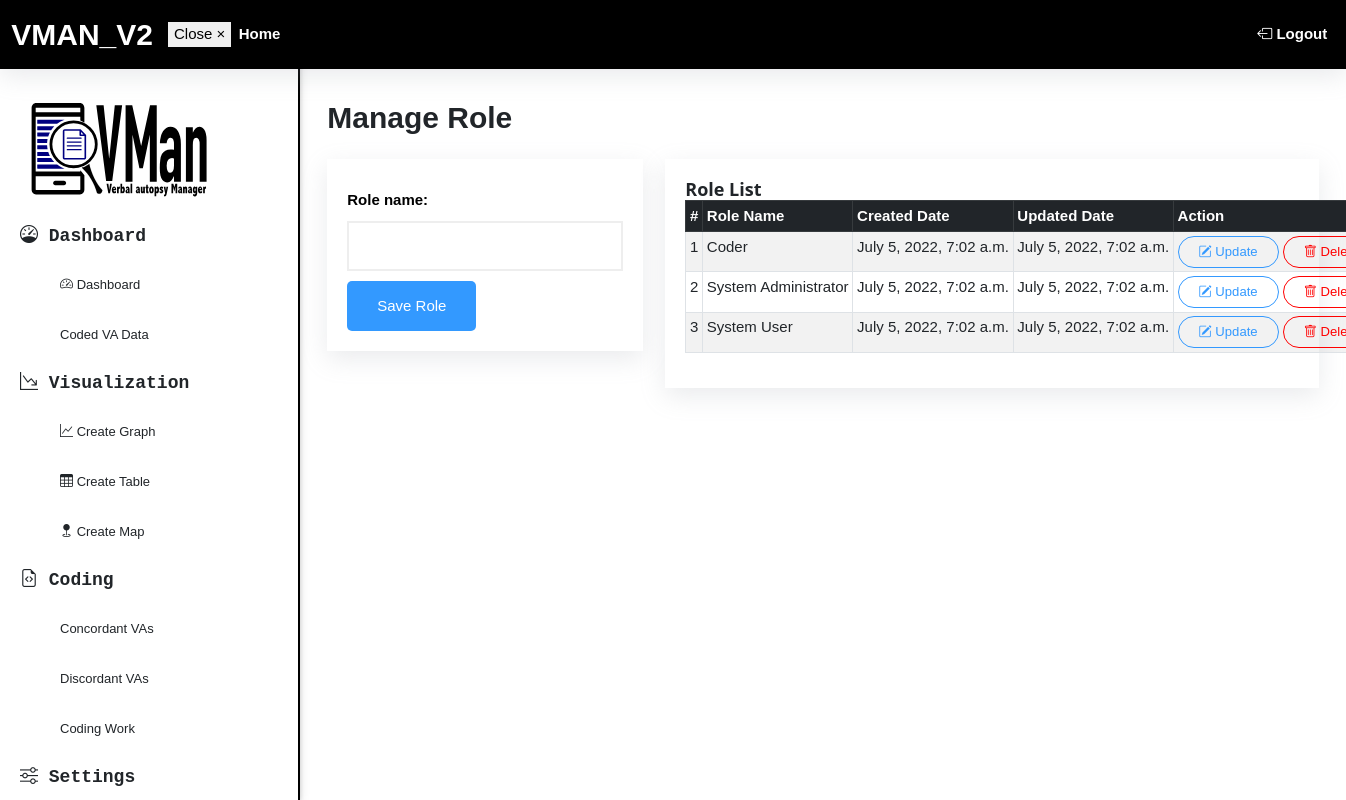
The app's page /user-role/ (signed in), older data.
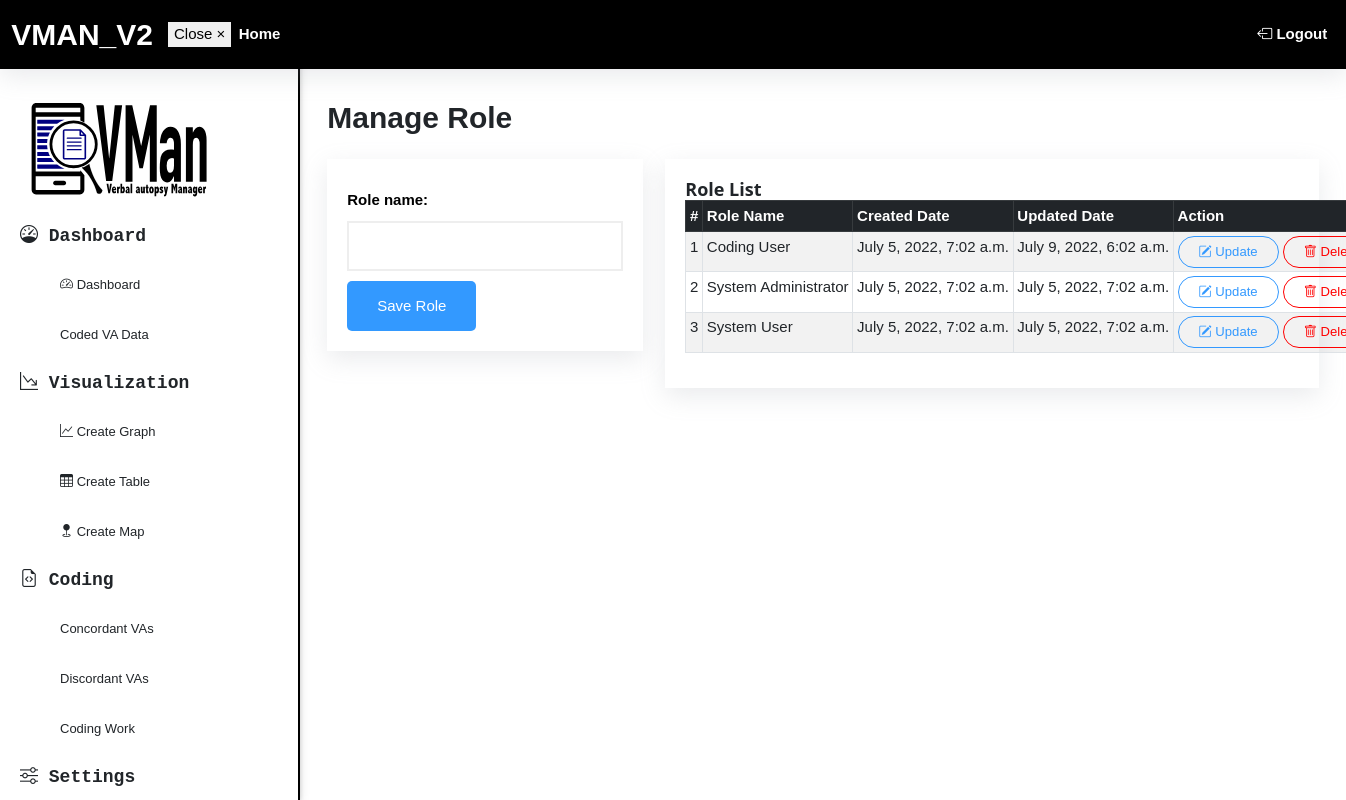
The same page, newer data.
### dashboard/models.py (models this page shows, shortened)
class UserRole(models.Model):
    id = models.UUIDField(primary_key=True, default=uuid.uuid4, editable=False)
    role_name = models.CharField(max_length = 200)
    created_at = models.DateTimeField(auto_now_add = True)
    updated_at = models.DateTimeField(auto_now = True)
    class Meta:
        verbose_name_plural = 'Role List'

### dashboard/views.py (the view)
# urls.py: path('user-role/', views.manageRole, name = 'manageRole'),
@cache_control(no_cache=True, must_revalidate=True, no_store=True)
@login_required
def manageRole(request):
    if request.method == "POST" and "save_role" in request.POST:
        form = UserRoleForm(request.POST or None)
        if form.is_valid():
            form.save()
            messages.success(request, f"Role saved successfully")
            return redirect('dashboard:manageRole')
    get_role = UserRole.objects.all().order_by('role_name')
    form = UserRoleForm()
    template_name = 'dashboard/addRole.html'
    context = {
        'form': form,
        'get_role': get_role
    }
    return render(request, template_name, context)

### dashboard/forms.py
class UserRoleForm(forms.ModelForm):
    class Meta:
        model = UserRole
        fields = '__all__'
        exclude = ['created_at', 'updated_at']

### templates/dashboard/addRole.html (shortened to what this page needs)
{% extends '../base.html' %}
{% block content %}
  <div class="user_role">
    <div class="container-fluid">
      <div class="row mb-4">
        <div class="col-md-12">
          <div class="title_section">
            <h1>Manage Role</h1>
          </div>
        </div>
      </div>
      <div class="row">
        <div class="col-md-4">
          <div class="form_content">
            <form class="" action="" method="post">
              {{ form }}
              {% if get_role_to_update %}
                <button type="submit" class="btn" name="update_role">Update Role</button>
              {% else %}
                <button type="submit" class="btn" name="save_role">Save Role</button>
              {% endif %}
            </form>
          </div>
        </div>
        <div class="col-md-8">
          <div class="list_content">
            <h1>Role List</h1>
            <table class="table table-sm table-striped table-bordered">
              <thead class="table-dark">
                <th>#</th>
                <th>Role Name</th>
                <th>Created Date</th>
                <th>Updated Date</th>
                <th>Action</th>
              </thead>
              <tbody>
                {% if get_role %}
                  {% for role in get_role %}
                    <tr>
                      <td>{{ forloop.counter }}</td>
                      <td>{{ role.role_name }}</td>
                      <td>{{ role.created_at }}</td>
                      <td>{{ role.updated_at }}</td>
                      <td>
                        <a href="{% url 'dashboard:updateRole' role.id %}" class="btn btn-sm update"><i class="bi bi-pencil-square"></i> Update</a>
                        <a href="#" class="btn btn-sm delete"><i class="bi bi-trash"></i> Delete</a>
                      </td>
                    </tr>
                  {% endfor %}
                {% else %}
                <tr>
                  <td colspan="3" style="text-align: center">No role added yet.</td>
                </tr>
                {% endif %}
              </tbody>
            </table>
          </div>
        </div>
      </div>
    </div>
  </div>
{% endblock %}

### templates/base.html (shortened to what this page needs)
<!doctype html>
<html lang="en">
  <head>
    {% load static %}
    <link rel="stylesheet" href="{% static 'css/bcss.css' %}">
    <link rel="stylesheet" href="{% static 'css/customcss.css' %}">
    <link rel="stylesheet" href="{% static 'css/customcss_.css' %}">
    <link rel="stylesheet" href="https://cdn.jsdelivr.net/npm/bootstrap-icons@1.8.3/font/bootstrap-icons.css">
  </head>
  <body class="dashboard_base">
    {% include './components/header.html' %}
    {% url 'dashboard:dashboardPage' as manage_dashboard %}
    {% url 'dashboard:manageRole' as manage_role %}
    {% url 'dashboard:manageICD10Category' as manage_ic10_cat %}
    {% url 'dashboard:manageICD10' as manage_ic10 %}
    {% url 'dashboard:manageOrganization' as manage_org %}
    {% url 'authentication:addNewUser' as manage_user %}
    {% url 'dashboard:manageCSMFDataset' as manage_csmf_dataset %}
    {% url 'dashboard:manageAuthorization' as manage_authorization %}
    <div class="w3-sidebar w3-bar-block w3-collapse w3-card" id="mySidebar">
      <img src="{% static 'images/logo.svg' %}" alt="logo" class="mb-4" width="200px">
      <p><i class="bi bi-speedometer"></i> Dashboard</p>
      <ul>
        <li><a href="{% url 'dashboard:dashboardPage' %}" class="{% if request.path == manage_dashboard %}active{% endif %}"><i class="bi bi-speedometer2"></i> Dashboard</a></li>
        <li><a href="#">Coded VA Data</a></li>
      </ul>
      <p><i class="bi bi-graph-down-arrow"></i> Visualization</p>
      <ul>
        <li><a href="#"><i class="bi bi-graph-up"></i> Create Graph</a></li>
        <li><a href="#"><i class="bi bi-table"></i> Create Table</a></li>
        <li><a href="#"><i class="bi bi-geo-fill"></i> Create Map</a></li>
      </ul>
      <p><i class="bi bi-file-earmark-code"></i> Coding</p>
      <ul>
        <li><a href="#">Concordant VAs</a></li>
        <li><a href="#">Discordant VAs</a></li>
        <li><a href="#">Coding Work</a></li>
      </ul>
      <p><i class="bi bi-sliders"></i> Settings</p>
    </div>
    <div class="w3-main" style="margin-left:300px">
      <div class="w3-container">
        {% block content %}{% endblock %}
      </div>
    </div>
  </body>
</html>

### templates/components/header.html (shortened to what this page needs)
<nav class="navbar fixed-top navbar-expand-lg">
  <div class="container-fluid">
    <a class="navbar-brand" href="#">VMAN_V2</a>
    <button class="w3-bar-item" id="closeNav" onclick="w3_close()">Close &times;</button>
    <div class="collapse navbar-collapse" id="navbarSupportedContent">
      <ul class="navbar-nav me-auto mb-2 mb-lg-0">
        <li class="nav-item">
          <a class="nav-link active" aria-current="page" href="#">Home</a>
        </li>
      </ul>
      <ul class="navbar-nav ms-auto mb-2 mb-lg-0">
        <li class="nav-item">
          <a class="nav-link active" aria-current="page" href="{% url 'authentication:logout' %}"><i class="bi bi-box-arrow-left"></i> Logout</a>
        </li>
      </ul>
    </div>
  </div>
</nav>

### static/css/customcss.css (style rules this page uses)
:root { --fontFamily: 'Montserrat', sans-serif; --mainColor: #000; --whiteColor: #ffffff; --blueColor: #3399ff; --redColor: #ff0000; --greenColor: #228B22; --fontSizeH1: 50px; --fontSizeH2: 30px; --fontSizeH3: 18px; --fontSizeNormal: 14px; --fontBold: bold; --justifyCenter: center; --grayColor: #eeeeee; --buttonLoginColor: #E48561; --borderButtonLoginColor:#E48561 }
body { font-family: var(--fontFamily); }
.w3-sidebar { width: 300px !important; padding: 100px 20px; border-right: 2px solid var(--mainColor); }
.dashboard_base .w3-sidebar p { font-family: monospace; font-weight: var(--fontBold); font-size: var(--fontSizeH3); }
.dashboard_base .w3-sidebar ul { list-style: none; }
.dashboard_base .w3-sidebar ul li { font-size: var(--fontSizeNormal); line-height: 30px; width: 100%; }
.dashboard_base .w3-sidebar ul li a { text-decoration: none; font-size: 13px; margin-bottom: 10px; padding: 5px 10px; width: 100% !important; display: block; }
.navbar { background: var(--mainColor); box-shadow: rgba(149, 157, 165, 0.2) 0px 8px 24px; }
.navbar a.navbar-brand { color: var(--whiteColor); font-weight: bold; font-size: var(--fontSizeH2); }
.navbar div ul li a { color: var(--whiteColor) !important; font-weight: bold; }
.navbar button { border: none; }
label { display: block; font-weight: bold; color: #000; margin-top: 10px; margin-bottom: 10px; border-radius: 5px; font-family: var(--fontFamily); }
input { outline: none; height: 50px; background: var(--whiteColor); border: 2px solid var(--grayColor); padding-left: 10px; }
table a.update { border: 1px solid var(--blueColor); border-radius: 20px; padding: 5px 20px; color: var(--blueColor); }
table a.delete { border: 1px solid var(--redColor); border-radius: 20px; padding: 5px 20px; color: var(--redColor); }
table thead tr th { white-space:nowrap; }
table tbody tr td { white-space:nowrap; }
.user_role { padding: 100px 0px; }
.user_role .title_section h1 { margin: auto; font-size: var(--fontSizeH2); font-weight: var(--fontBold); font-family: var(--fontFamily); }
.user_role .form_content { background: var(--whiteColor); box-shadow: rgba(149, 157, 165, 0.2) 0px 8px 24px; padding: 20px; }
.user_role .form_content form label { display: block; }
.user_role .form_content form input { display: block; width: 100%; }
.user_role .form_content form button { display: block; background: var(--blueColor); color: var(--whiteColor); border: none; border-radius: 5px; margin-top: 10px; height: 50px; padding: 10px 30px; }
.user_role .list_content { background: var(--whiteColor); box-shadow: rgba(149, 157, 165, 0.2) 0px 8px 24px; padding: 20px; }
.user_role .list_content h1 { margin: auto; font-size: var(--fontSizeH3); font-weight: var(--fontBold); }

### static/css/customcss_.css (style rules this page uses)
html { box-sizing:border-box }
*,*:before,*:after { box-sizing:inherit }
html { -ms-text-size-adjust:100%;-webkit-text-size-adjust:100% }
body { margin:0 }
article,aside,details,figcaption,figure,footer,header,main,menu,nav,section { display:block }
a { background-color:transparent }
img { border-style:none }
button,input,select,textarea,optgroup { font:inherit;margin:0 }
button,input { overflow:visible }
button,select { text-transform:none }
button,[type=button],[type=reset],[type=submit] { -webkit-appearance:button }
html,body { font-family:Verdana,sans-serif;font-size:15px;line-height:1.5 }
html { overflow-x:hidden }
h1 { font-size:36px }
h1,h2,h3,h4,h5,h6 { font-family:"Segoe UI",Arial,sans-serif;font-weight:400;margin:10px 0 }
img { vertical-align:middle }
a { color:inherit }
.w3-sidebar { height:100%;width:200px;background-color:#fff;position:fixed!important;z-index:1;overflow:auto }
.w3-main,#main { transition:margin-left .4s }
.w3-container:after,.w3-container:before,.w3-panel:after,.w3-panel:before,.w3-row:after,.w3-row:before,.w3-row-padding:after,.w3-row-padding:before, .w3-cell-row:before,.w3-cell-row:after,.w3-clear:after,.w3-clear:before,.w3-bar:before,.w3-bar:after { content:"";display:table;clear:both }
@media (min-width:993px) { .w3-sidebar.w3-collapse { display:block!important } }
.w3-container,.w3-panel { padding:0.01em 16px }
.w3-card,.w3-card-2 { box-shadow:0 2px 5px 0 rgba(0,0,0,0.16),0 2px 10px 0 rgba(0,0,0,0.12) }

Row changes from the older to the newer data that the page shows:
changed UserRole: role_name "Coder" → "Coding User"; updated_at "July 5, 2022, 7:02 a.m." → "July 9, 2022, 6:02 a.m."
